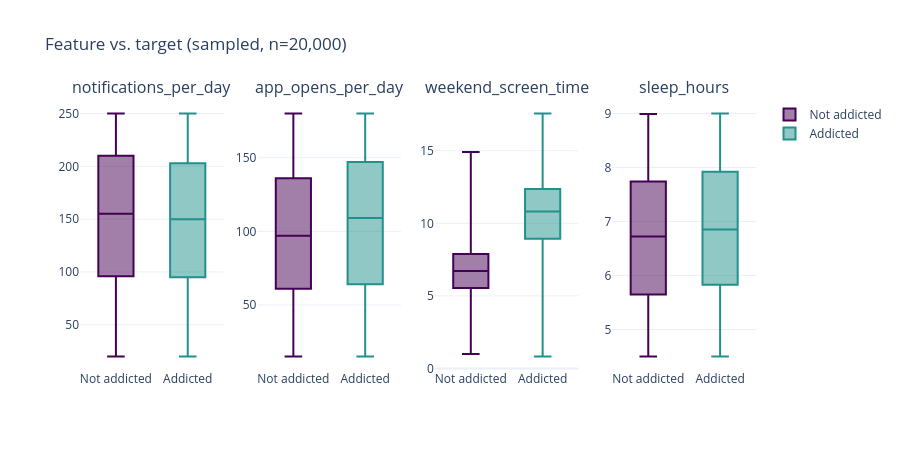

Source (notebook cell):
### Markdown cell above
## 6. Boxplots for the strongest signals

Computed on the 20K-row sample (box quartiles are stable at this size, and it keeps the
notebook light).

### Code cell
top_features = ["notifications_per_day", "app_opens_per_day", "weekend_screen_time", "sleep_hours"]
fig = make_subplots(rows=1, cols=len(top_features), subplot_titles=top_features)

for i, col in enumerate(top_features, start=1):
    for cls, color, name in [(0, "#440154", "Not addicted"), (1, "#21918c", "Addicted")]:
        fig.add_box(y=sample.loc[sample[TARGET] == cls, col], name=name, marker_color=color,
                    showlegend=(i == 1), boxpoints=False, row=1, col=i)

fig.update_layout(title="Feature vs. target (sampled, n=20,000)", height=450)
show_fig(fig, width=1050)

### Figure 1 — Plotly figure (JSON) as saved in the notebook; plotly's stock layout.template omitted (floating-point values rounded to 4 significant figures; data arrays with more than 128 entries replaced by an {"elided": "..."} marker saying what was removed)
{"data": [{"boxpoints": false, "marker": {"color": "#440154"}, "name": "Not addicted", "showlegend": true, "type": "box", "xaxis": "x", "y": {"elided": "5875 float values"}, "yaxis": "y"}, {"boxpoints": false, "marker": {"color": "#21918c"}, "name": "Addicted", "showlegend": true, "type": "box", "xaxis": "x", "y": {"elided": "14125 float values"}, "yaxis": "y"}, {"boxpoints": false, "marker": {"color": "#440154"}, "name": "Not addicted", "showlegend": false, "type": "box", "xaxis": "x2", "y": {"elided": "5875 float values"}, "yaxis": "y2"}, {"boxpoints": false, "marker": {"color": "#21918c"}, "name": "Addicted", "showlegend": false, "type": "box", "xaxis": "x2", "y": {"elided": "14125 float values"}, "yaxis": "y2"}, {"boxpoints": false, "marker": {"color": "#440154"}, "name": "Not addicted", "showlegend": false, "type": "box", "xaxis": "x3", "y": {"elided": "5875 float values"}, "yaxis": "y3"}, {"boxpoints": false, "marker": {"color": "#21918c"}, "name": "Addicted", "showlegend": false, "type": "box", "xaxis": "x3", "y": {"elided": "14125 float values"}, "yaxis": "y3"}, {"boxpoints": false, "marker": {"color": "#440154"}, "name": "Not addicted", "showlegend": false, "type": "box", "xaxis": "x4", "y": {"elided": "5875 float values"}, "yaxis": "y4"}, {"boxpoints": false, "marker": {"color": "#21918c"}, "name": "Addicted", "showlegend": false, "type": "box", "xaxis": "x4", "y": {"elided": "14125 float values"}, "yaxis": "y4"}], "layout": {"annotations": [{"font": {"size": 16}, "showarrow": false, "text": "notifications_per_day", "x": 0.1062, "xanchor": "center", "xref": "paper", "y": 1.0, "yanchor": "bottom", "yref": "paper"}, {"font": {"size": 16}, "showarrow": false, "text": "app_opens_per_day", "x": 0.3688, "xanchor": "center", "xref": "paper", "y": 1.0, "yanchor": "bottom", "yref": "paper"}, {"font": {"size": 16}, "showarrow": false, "text": "weekend_screen_time", "x": 0.6313, "xanchor": "center", "xref": "paper", "y": 1.0, "yanchor": "bottom", "yref": "paper"}, {"font": {"size": 16}, "showarrow": false, "text": "sleep_hours", "x": 0.8938, "xanchor": "center", "xref": "paper", "y": 1.0, "yanchor": "bottom", "yref": "paper"}], "height": 450, "title": {"text": "Feature vs. target (sampled, n=20,000)"}, "xaxis": {"anchor": "y", "domain": [0.0, 0.2125]}, "xaxis2": {"anchor": "y2", "domain": [0.2625, 0.475]}, "xaxis3": {"anchor": "y3", "domain": [0.525, 0.7375]}, "xaxis4": {"anchor": "y4", "domain": [0.7875, 1.0]}, "yaxis": {"anchor": "x", "domain": [0.0, 1.0]}, "yaxis2": {"anchor": "x2", "domain": [0.0, 1.0]}, "yaxis3": {"anchor": "x3", "domain": [0.0, 1.0]}, "yaxis4": {"anchor": "x4", "domain": [0.0, 1.0]}}}
